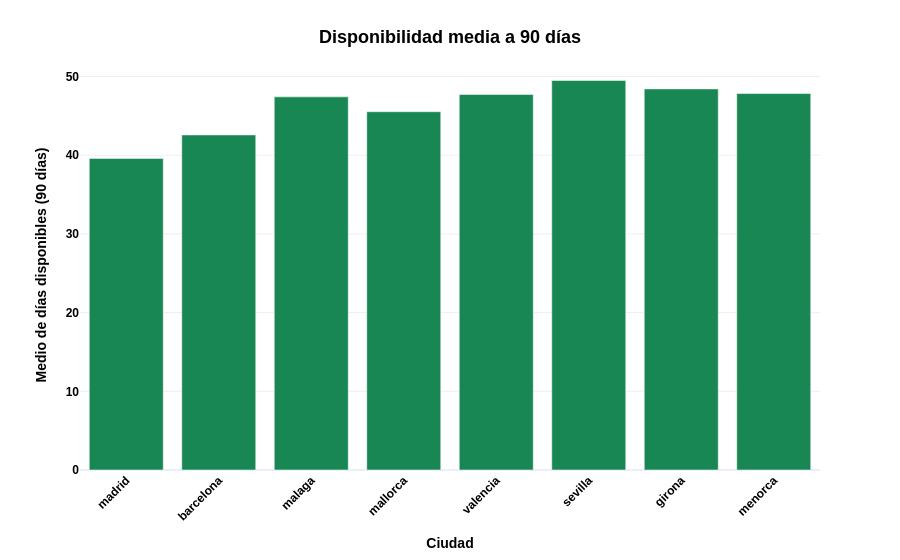

Notebook code cell kept with this figure:
### Code cell
import plotly.express as px

disponibilidad_90_ciudad = availability_by_city.set_index("ciudad")["disponible_90"]

fig = px.bar(
    x=disponibilidad_90_ciudad.index,
    y=disponibilidad_90_ciudad.values,
    labels={
        "x": "Ciudad",
        "y": "Medio de días disponibles (90 días)"
    },
    color_discrete_sequence=['#198754'] 
)

fig.update_layout(
    template="plotly_white",
    showlegend=False,
    
    
    title=dict(
        text="Disponibilidad media a 90 días",
        x=0.5,
        xanchor='center',
        yanchor='top',
        font=dict(family="Arial", size=18, color="black", weight="bold")
    ),
    

    xaxis=dict(
        title=dict(font=dict(family="Arial", size=14, color="black", weight="bold")),
        tickfont=dict(family="Arial", size=12, color="black", weight="bold"),
        tickangle=-45   # 45 derece döndür
    ),
    
    # Y ekseni başlığı ve tick label'lar
    yaxis=dict(
        title=dict(font=dict(family="Arial", size=14, color="black", weight="bold")),
        tickfont=dict(family="Arial", size=12, color="black", weight="bold")
    )
)

fig.show()

### Figure 1 — Plotly figure (JSON) as saved in the notebook; plotly's stock layout.template omitted (floating-point values rounded to 4 significant figures)
{"data": [{"alignmentgroup": "True", "hovertemplate": "Ciudad=%{x}<br>Medio de días disponibles (90 días)=%{y}<extra></extra>", "legendgroup": "", "marker": {"color": "#198754", "pattern": {"shape": ""}}, "name": "", "offsetgroup": "", "orientation": "v", "showlegend": false, "textposition": "auto", "type": "bar", "x": ["madrid", "barcelona", "malaga", "mallorca", "valencia", "sevilla", "girona", "menorca"], "xaxis": "x", "y": [39.59, 42.57, 47.41, 45.52, 47.71, 49.49, 48.42, 47.83], "yaxis": "y"}], "layout": {"barmode": "relative", "legend": {"tracegroupgap": 0}, "margin": {"t": 60}, "showlegend": false, "title": {"font": {"color": "black", "family": "Arial", "size": 18, "weight": "bold"}, "text": "Disponibilidad media a 90 días", "x": 0.5, "xanchor": "center", "yanchor": "top"}, "xaxis": {"anchor": "y", "domain": [0, 1], "tickangle": -45, "tickfont": {"color": "black", "family": "Arial", "size": 12, "weight": "bold"}, "title": {"font": {"color": "black", "family": "Arial", "size": 14, "weight": "bold"}, "text": "Ciudad"}}, "yaxis": {"anchor": "x", "domain": [0, 1], "tickfont": {"color": "black", "family": "Arial", "size": 12, "weight": "bold"}, "title": {"font": {"color": "black", "family": "Arial", "size": 14, "weight": "bold"}, "text": "Medio de días disponibles (90 días)"}}}}
